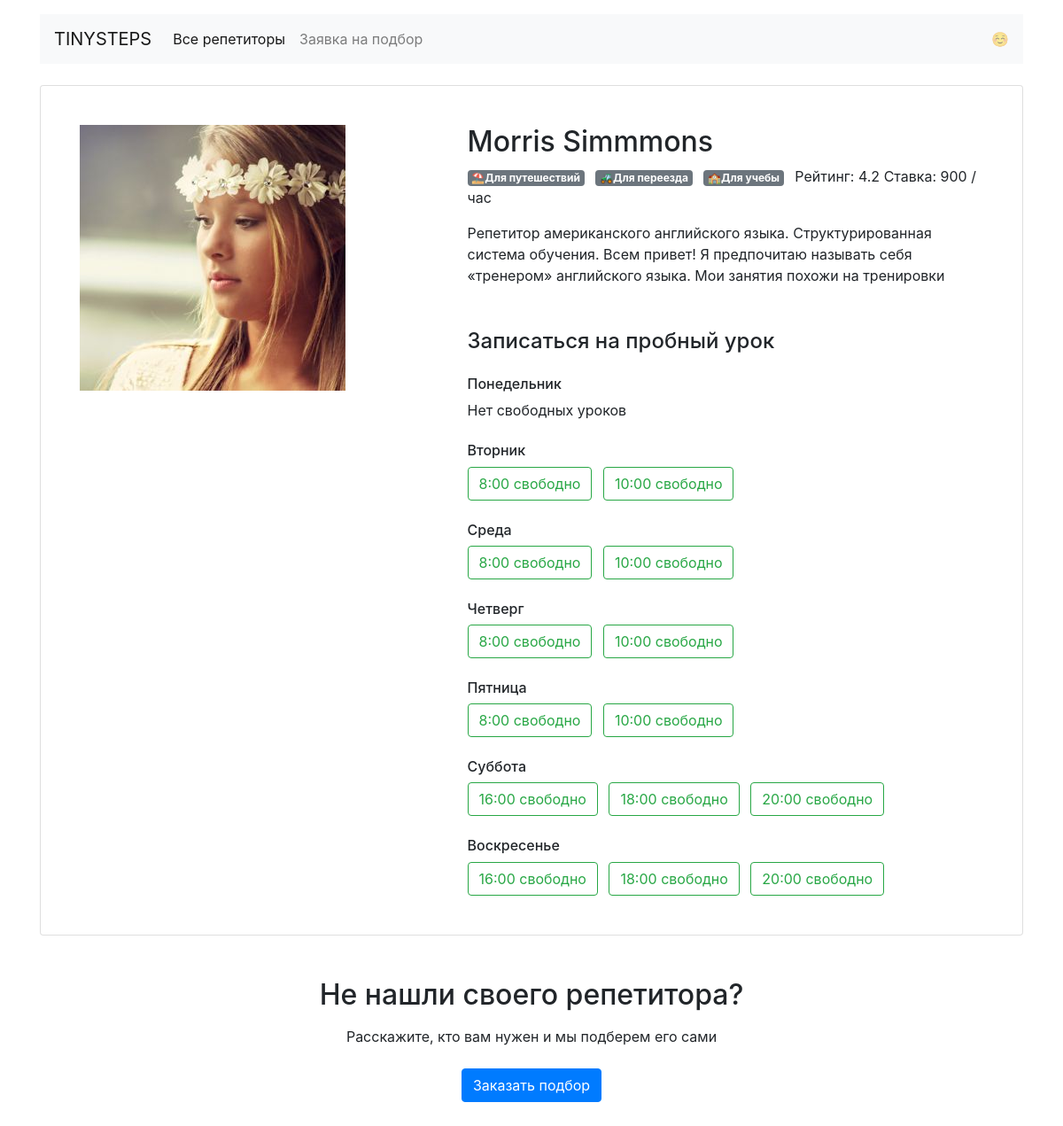
Page /profiles/0/ on the committed database.
### models.py (models this page shows)
class Teacher(db.Model):
    __tablename__ = 'teachers'
    id = db.Column(db.Integer, primary_key=True)
    name = db.Column(db.String, nullable=False)
    picture = db.Column(db.String, nullable=False)
    price = db.Column(db.Integer, nullable=False)
    goals = db.relationship("Goal", secondary=teachers_goals_association, back_populates="teachers")
    about = db.Column(db.String, nullable=False)
    rating = db.Column(db.REAL, nullable=False)
    timerecords = db.relationship("TimeRecord", back_populates="teacher")

class Goal(db.Model):
    __tablename__ = 'goals'
    id = db.Column(db.Integer, primary_key=True)
    title = db.Column(db.String, nullable=False, unique=True)
    trans_title = db.Column(db.String, nullable=False, unique=True)
    image = db.Column(db.String, nullable=False, unique=True)
    teachers = db.relationship("Teacher", secondary=teachers_goals_association, back_populates='goals')

### app.py (the view)
@app.route('/profiles/<int:id>/')
def render_profile(id):
    teacher = db.session.query(Teacher).get_or_404(id)
    timetable = data.create_timetable(db.session.query(TimeRecord).
                                      filter((TimeRecord.teacher_id==id) & (TimeRecord.value)).all())
    return render_template('profile.html', teacher=teacher, tt=timetable, times=data.teacher_times, wd=data.week_days)

### data.py (called while the page is built)
def create_timetable(timerecords):
    timetable = {dow: {} for dow in week_days.keys()}
    for t in timerecords:
        timetable[t.dow].update({t.time: t.value})
    return timetable

### templates/profile.html
{% extends 'base.html' %}
{% block profile %}
    <div class="card my-4 mx-auto">
      <div class="card-body m-2 m-md-4">
        <article class="row">
          <div class="col-5"><img src={{ teacher.picture }} class="img-fluid" alt=""></div>
          <div class="col-7">
            <section class="teacher=info">
              <h1 class="h2">{{ teacher.name }}</h1>
              <p>{% for goal in teacher.goals %}
                      <a href={{ url_for('render_goal', goal=goal.title) }}><span class="badge badge-secondary mr-2">{{ goal.image + goal.trans_title }}</span></a>
                  {% endfor %}
                  Рейтинг: {{ teacher.rating }} Ставка: {{ teacher.price }} / час
              </p>
              <p>{{ teacher.about }}</p>
            </section>
            <section class="available">
              <h4 class="mb-4 mt-5">Записаться на пробный урок</h4>
                   {% for day in wd %}
                    <h6 class="mt-4">{{ wd[day] }}</h6>
                    {% if tt[day].values() %}
                        {% for time in times %}
                            {% if tt[day][time] %}
                                <a class="btn btn-outline-success mr-2"
                                   href={{ url_for('render_booking', id=teacher.id, day_of_week=day, time=time.split(':')[0]) }}>
                                    {{ time }} свободно</a>
                            {% endif %}
                        {% endfor %}
                    {% else %}
                        <p>Нет свободных уроков</p>
                    {% endif %}
                {% endfor %}
            </section>
          </div>
        </article>
      </div>
    </div>
{% endblock %}

### rows in the picture
Teacher: picture (picture), name "Morris Simmmons", rating "4.2", price "900", about "Репетитор американского английского языка. Структурированная система обучения. Всем привет! Я предпочитаю называть себя «тренером» английского языка. Мои занятия похожи на тренировки"
Goal: goal.image+goal.trans_title "⛱Для путешествий"
Goal: goal.image+goal.trans_title "🚜Для переезда"
Goal: goal.image+goal.trans_title "🏫Для учебы"

### other values in the picture
{{ wd[day] }} "Понедельник" "Вторник" "Среда" "Четверг" "Пятница" "Суббота" "Воскресенье"
{{ time }} "8:00" "10:00" "8:00" "10:00" "8:00" "10:00" "8:00" "10:00" "16:00" "18:00" "20:00" "16:00" "18:00" "20:00"
